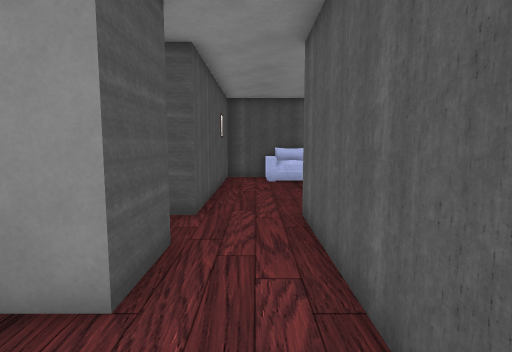
[1] (above)

21 first-person views from a walk through a Unity game level. The camera is 1.3 m above the floor, tilts 6° down and sees 80° across. Doors are open. The floor is counted in squares, 0.72 m on a side. Each view is taken from the middle of a square. On the plan, view 1 faces up. The plan holds only what a view shows up to about 16 squares ahead; the rest is blank. The place goes on beyond the plan. The player is left out. Some surface patterns are stand-ins.

[2]
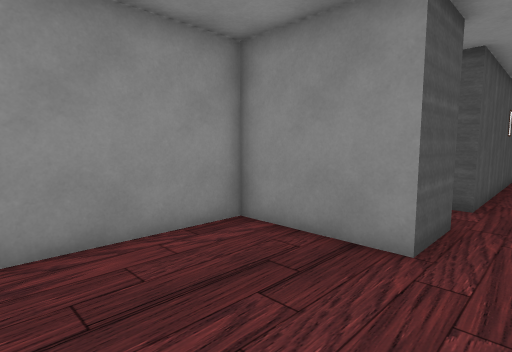

[3]
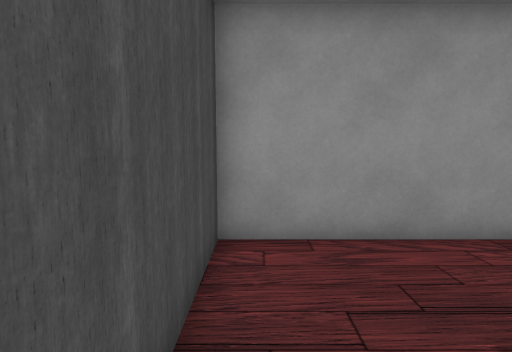

[4]
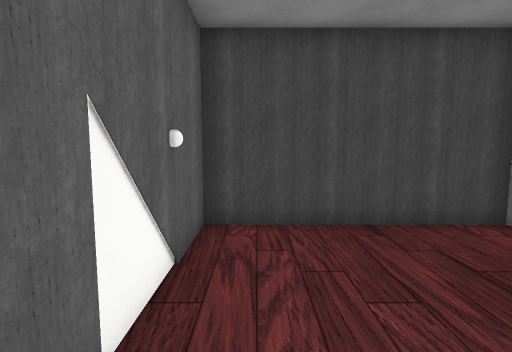

[5]
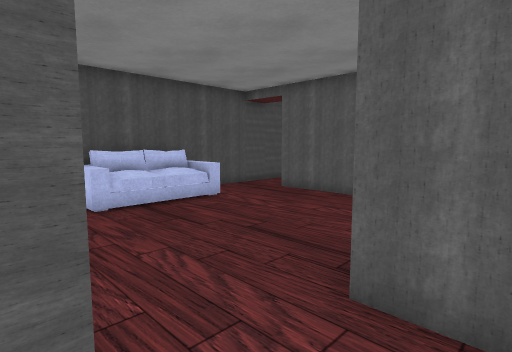

[6]
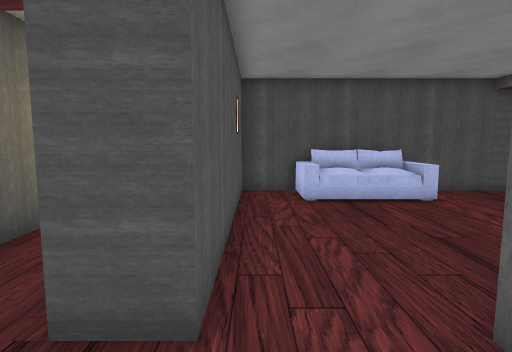

[7]
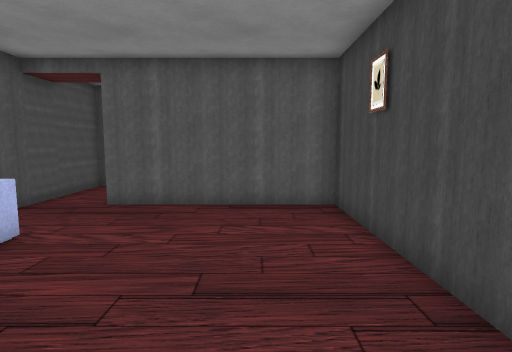

[8]
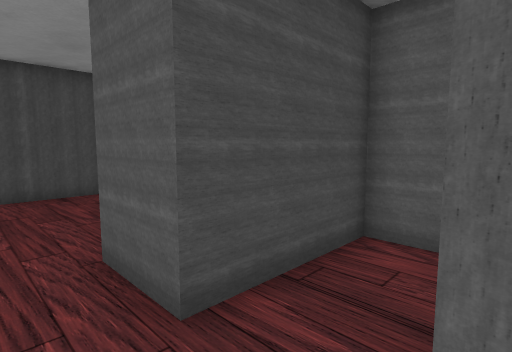

[9]
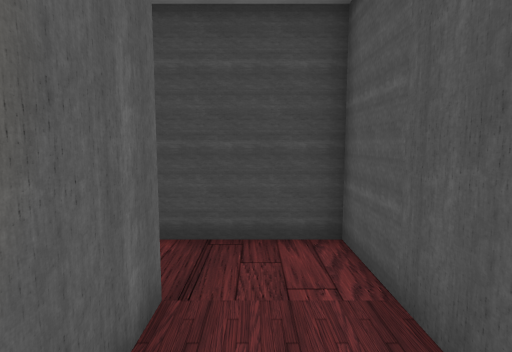

[10]
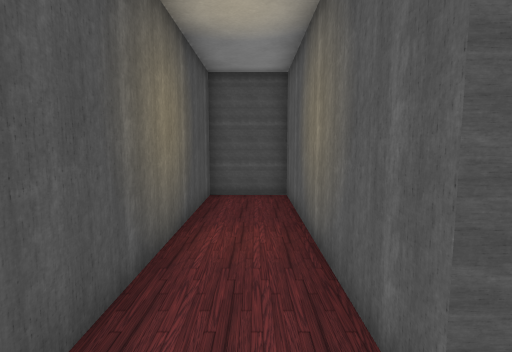

[11]
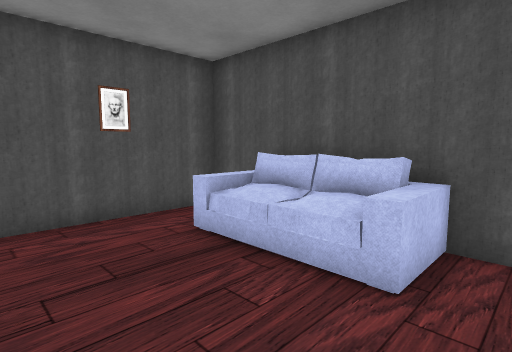

[12]
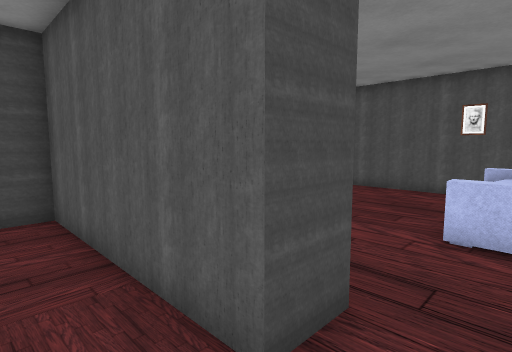

[13]
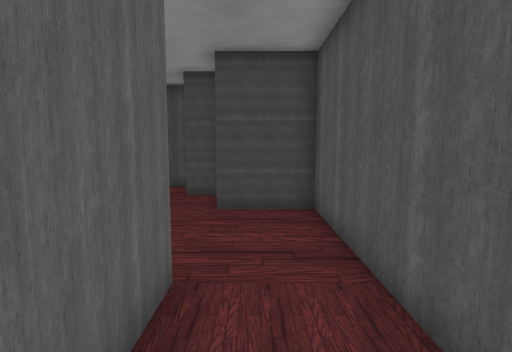

[14]
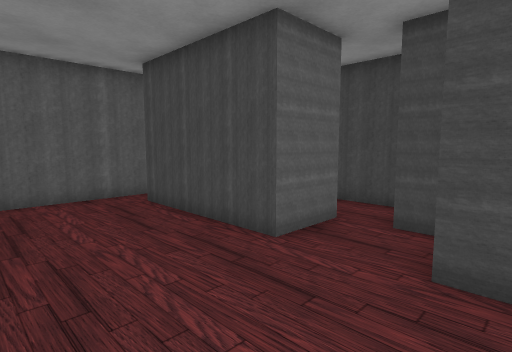

[15]
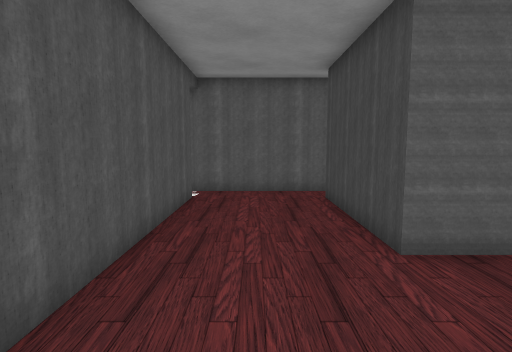

[16]
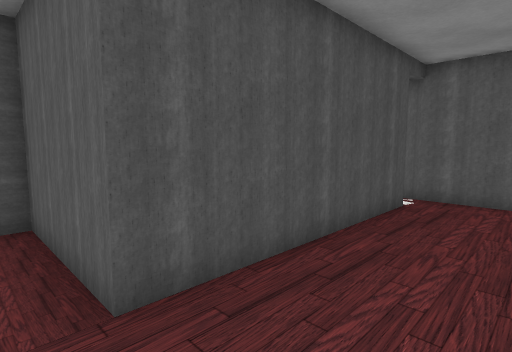

[17]
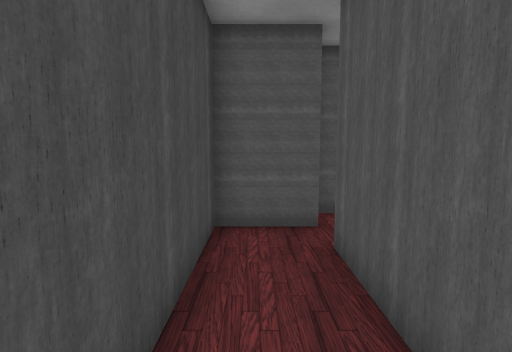

[18]
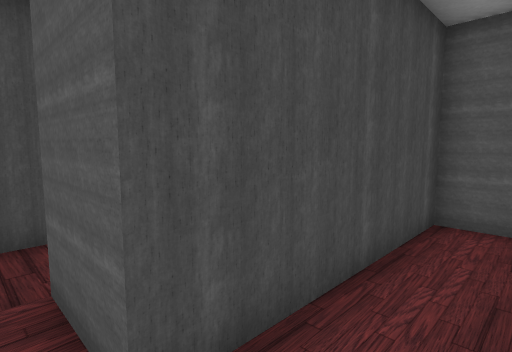

[19]
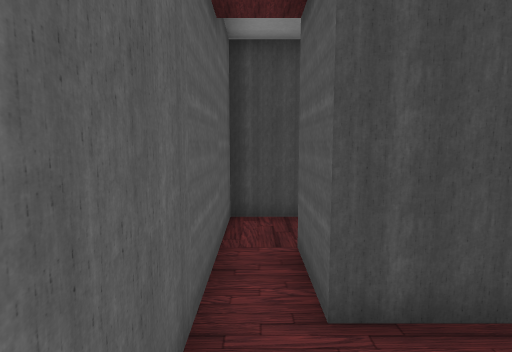

[20]
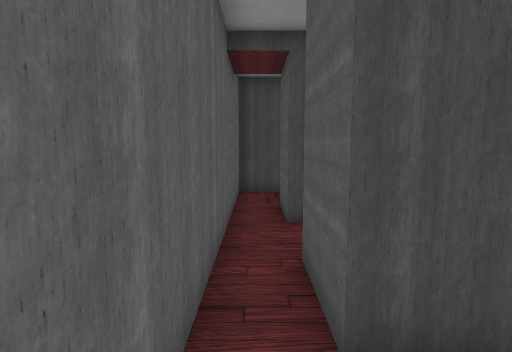

[21]
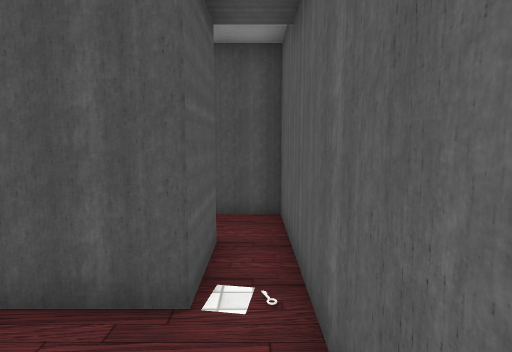

### Floor plan
Ten units are one square. View 1 is at (0, 0); x grows to the right and y downward. Boxes are objects, and circles mark ways between rooms. Rooms are numbered by the first view taken in them; rooms with no view inside come last. Other rooms are left out.
<svg viewBox="-61 -172 282 214">
<path fill="none" stroke="#000" d="M-15 -31 -56 -31 -56 37 12 37 12 -15M16 -76 80 -76 80 -145M-56 -91 -56 -54 -15 -54 -15 -31M84 -167 -15 -167 -15 -76 -29 -76 -29 -91M12 -15 12 -77M-29 -91 -29 -167 -56 -167 -56 -91M148 -76 203 -76M121 -61 121 -56M124 -54 135 -54M203 -122 121 -122 121 -167 84 -167M216 -75 216 -130M94 -145 94 -76 121 -76M185 -54 148 -54 148 -76M203 -76 203 -52M135 -54 135 -31 203 -31 203 -8M216 -10 216 -75"/>
<rect x="5" y="-165" width="10" height="10" fill="#bbb"><title>sofa</title></rect>
<circle cx="-5" cy="-25" r="3" fill="#2a7"/>
<circle cx="-40" cy="-90" r="3" fill="#2a7"/>
<circle cx="85" cy="-155" r="3" fill="#2a7"/>
<circle cx="140" cy="-65" r="3" fill="#2a7"/>
<circle cx="210" cy="-65" r="3" fill="#2a7"/>
<text x="-30" y="10">1</text>
<text x="20" y="-110">2</text>
<text x="-50" y="-130">3</text>
<text x="150" y="-100">4</text>
<text x="180" y="-50">5</text>
</svg>
Room 1 opens to room 2. Room 2 opens to room 3. Room 2 opens to room 4. Room 4 opens to room 5.

Where each view was taken, in squares from view 1:
view 1: 0 up, 0 right, facing up
view 2: 2 down, 0 right, facing up-left
view 3: 3 down, 0 right, facing left
view 4: 3 up, 0 right, facing down
view 5: 6 up, 2 left, facing up-right
view 6: 5 up, 1 left, facing up
view 7: 10 up, 1 left, facing right
view 8: 8 up, 0 right, facing down-left
view 9: 11 up, 4 left, facing down
view 10: 6 up, 4 left, facing up
view 11: 11 up, 6 right, facing up-left
view 12: 16 up, 11 right, facing down-left
view 13: 16 up, 11 right, facing down
view 14: 12 up, 11 right, facing down-right
view 15: 10 up, 10 right, facing right
view 16: 9 up, 11 right, facing up-right
view 17: 4 up, 20 right, facing left
view 18: 5 up, 21 right, facing down-left
view 19: 6 up, 21 right, facing down
view 20: 10 up, 21 right, facing down
view 21: 9 up, 21 right, facing up
